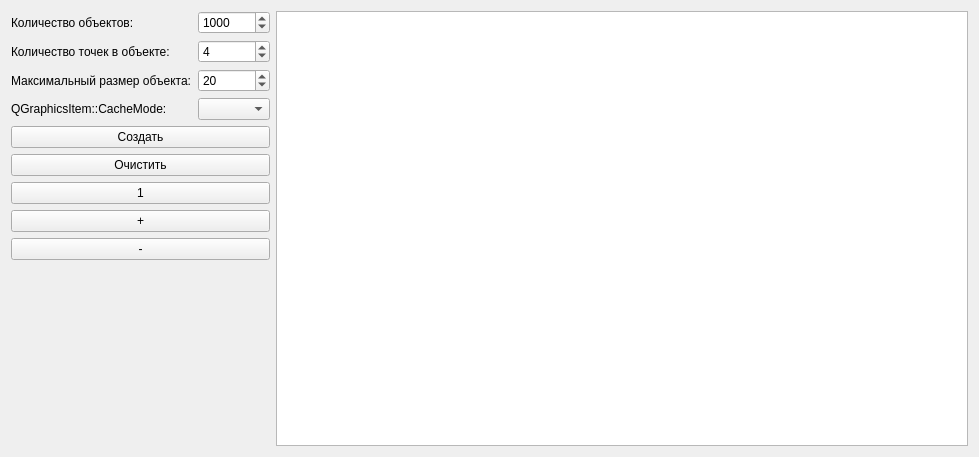
<?xml version="1.0" encoding="UTF-8"?>
<ui version="4.0">
 <class>Form</class>
 <widget class="QWidget" name="Form">
  <property name="geometry">
   <rect>
    <x>0</x>
    <y>0</y>
    <width>979</width>
    <height>457</height>
   </rect>
  </property>
  <property name="windowTitle">
   <string>Form</string>
  </property>
  <layout class="QHBoxLayout" name="horizontalLayout_2" stretch="1,10">
   <item>
    <layout class="QFormLayout" name="formLayout">
     <item row="0" column="0">
      <widget class="QLabel" name="label">
       <property name="text">
        <string>Количество объектов:</string>
       </property>
      </widget>
     </item>
     <item row="0" column="1">
      <widget class="QSpinBox" name="sbItemCount">
       <property name="maximum">
        <number>100000</number>
       </property>
       <property name="singleStep">
        <number>10</number>
       </property>
       <property name="value">
        <number>1000</number>
       </property>
      </widget>
     </item>
     <item row="1" column="0">
      <widget class="QLabel" name="label_2">
       <property name="text">
        <string>Количество точек в объекте:</string>
       </property>
      </widget>
     </item>
     <item row="1" column="1">
      <widget class="QSpinBox" name="sbItemPointCount">
       <property name="maximum">
        <number>100000</number>
       </property>
       <property name="value">
        <number>4</number>
       </property>
      </widget>
     </item>
     <item row="2" column="0">
      <widget class="QLabel" name="label_3">
       <property name="text">
        <string>Максимальный размер объекта:</string>
       </property>
      </widget>
     </item>
     <item row="2" column="1">
      <widget class="QSpinBox" name="sbItemMaxSize">
       <property name="maximum">
        <number>100</number>
       </property>
       <property name="value">
        <number>20</number>
       </property>
      </widget>
     </item>
     <item row="3" column="0">
      <widget class="QLabel" name="label_4">
       <property name="text">
        <string>QGraphicsItem::CacheMode:</string>
       </property>
      </widget>
     </item>
     <item row="3" column="1">
      <widget class="QComboBox" name="cbGraphicsItemCacheMode"/>
     </item>
     <item row="4" column="0" colspan="2">
      <widget class="QPushButton" name="pbCreate">
       <property name="text">
        <string>Создать</string>
       </property>
      </widget>
     </item>
     <item row="5" column="0" colspan="2">
      <widget class="QPushButton" name="pbClear">
       <property name="text">
        <string>Очистить</string>
       </property>
      </widget>
     </item>
     <item row="6" column="0" colspan="2">
      <widget class="QPushButton" name="pb1">
       <property name="text">
        <string>1</string>
       </property>
      </widget>
     </item>
     <item row="7" column="0" colspan="2">
      <widget class="QPushButton" name="pbScalePlus">
       <property name="text">
        <string>+</string>
       </property>
      </widget>
     </item>
     <item row="8" column="0" colspan="2">
      <widget class="QPushButton" name="pbScaleMinus">
       <property name="text">
        <string>-</string>
       </property>
      </widget>
     </item>
    </layout>
   </item>
   <item>
    <widget class="QGraphicsView" name="graphicsView"/>
   </item>
  </layout>
 </widget>
 <resources/>
 <connections/>
</ui>
